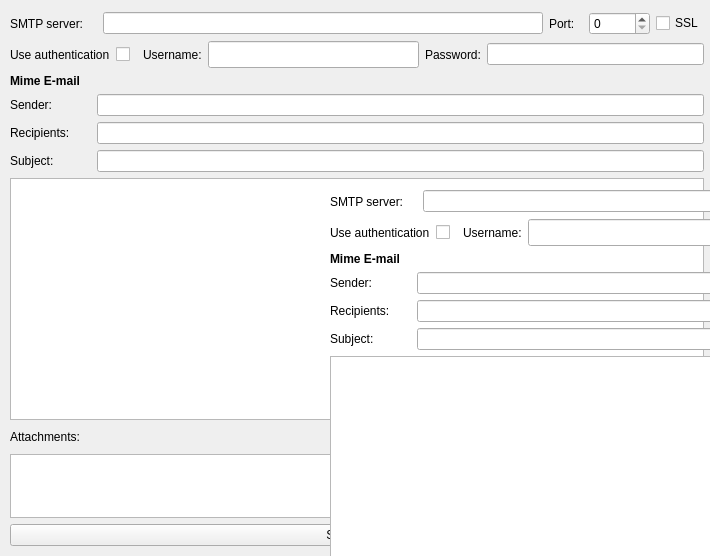
<?xml version="1.0" encoding="UTF-8"?>
<ui version="4.0">
 <class>SendEmail</class>
 <widget class="QWidget" name="SendEmail">
  <property name="geometry">
   <rect>
    <x>0</x>
    <y>0</y>
    <width>710</width>
    <height>556</height>
   </rect>
  </property>
  <property name="windowTitle">
   <string>Form</string>
  </property>
  <widget class="QWidget" name="layoutWidget">
   <property name="geometry">
    <rect>
     <x>10</x>
     <y>12</y>
     <width>694</width>
     <height>534</height>
    </rect>
   </property>
   <layout class="QVBoxLayout" name="verticalLayout_2">
    <item>
     <layout class="QHBoxLayout" name="horizontalLayout">
      <item>
       <widget class="QLabel" name="label">
        <property name="minimumSize">
         <size>
          <width>87</width>
          <height>17</height>
         </size>
        </property>
        <property name="maximumSize">
         <size>
          <width>87</width>
          <height>17</height>
         </size>
        </property>
        <property name="text">
         <string>SMTP server:</string>
        </property>
       </widget>
      </item>
      <item>
       <widget class="QLineEdit" name="host"/>
      </item>
      <item>
       <widget class="QLabel" name="label_2">
        <property name="minimumSize">
         <size>
          <width>34</width>
          <height>17</height>
         </size>
        </property>
        <property name="maximumSize">
         <size>
          <width>34</width>
          <height>17</height>
         </size>
        </property>
        <property name="text">
         <string>Port:</string>
        </property>
       </widget>
      </item>
      <item>
       <widget class="QSpinBox" name="port">
        <property name="maximum">
         <number>99999</number>
        </property>
       </widget>
      </item>
      <item>
       <widget class="QCheckBox" name="ssl">
        <property name="text">
         <string>SSL</string>
        </property>
       </widget>
      </item>
     </layout>
    </item>
    <item>
     <layout class="QHBoxLayout" name="horizontalLayout_6">
      <item>
       <layout class="QHBoxLayout" name="horizontalLayout_3">
        <item>
         <widget class="QLabel" name="label_4">
          <property name="font">
           <font>
            <weight>50</weight>
            <bold>false</bold>
           </font>
          </property>
          <property name="text">
           <string>Use authentication</string>
          </property>
         </widget>
        </item>
        <item>
         <widget class="QCheckBox" name="auth">
          <property name="minimumSize">
           <size>
            <width>21</width>
            <height>21</height>
           </size>
          </property>
          <property name="maximumSize">
           <size>
            <width>21</width>
            <height>21</height>
           </size>
          </property>
          <property name="text">
           <string/>
          </property>
          <property name="tristate">
           <bool>false</bool>
          </property>
         </widget>
        </item>
       </layout>
      </item>
      <item>
       <layout class="QHBoxLayout" name="horizontalLayout_4">
        <item>
         <widget class="QLabel" name="label_5">
          <property name="text">
           <string>Username:</string>
          </property>
         </widget>
        </item>
        <item>
         <widget class="QLineEdit" name="username">
          <property name="minimumSize">
           <size>
            <width>211</width>
            <height>27</height>
           </size>
          </property>
          <property name="maximumSize">
           <size>
            <width>211</width>
            <height>27</height>
           </size>
          </property>
         </widget>
        </item>
        <item>
         <widget class="QLabel" name="label_6">
          <property name="text">
           <string>Password:</string>
          </property>
         </widget>
        </item>
        <item>
         <widget class="QLineEdit" name="password">
          <property name="echoMode">
           <enum>QLineEdit::Password</enum>
          </property>
         </widget>
        </item>
       </layout>
      </item>
     </layout>
    </item>
    <item>
     <widget class="QLabel" name="label_7">
      <property name="font">
       <font>
        <weight>75</weight>
        <bold>true</bold>
       </font>
      </property>
      <property name="text">
       <string>Mime E-mail</string>
      </property>
     </widget>
    </item>
    <item>
     <layout class="QHBoxLayout" name="horizontalLayout_2">
      <item>
       <widget class="QLabel" name="label_8">
        <property name="minimumSize">
         <size>
          <width>81</width>
          <height>0</height>
         </size>
        </property>
        <property name="maximumSize">
         <size>
          <width>81</width>
          <height>16777215</height>
         </size>
        </property>
        <property name="text">
         <string>Sender:</string>
        </property>
       </widget>
      </item>
      <item>
       <widget class="QLineEdit" name="sender"/>
      </item>
     </layout>
    </item>
    <item>
     <layout class="QHBoxLayout" name="horizontalLayout_5">
      <item>
       <widget class="QLabel" name="label_9">
        <property name="minimumSize">
         <size>
          <width>81</width>
          <height>0</height>
         </size>
        </property>
        <property name="maximumSize">
         <size>
          <width>81</width>
          <height>16777215</height>
         </size>
        </property>
        <property name="text">
         <string>Recipients:</string>
        </property>
       </widget>
      </item>
      <item>
       <widget class="QLineEdit" name="recipients"/>
      </item>
     </layout>
    </item>
    <item>
     <layout class="QHBoxLayout" name="horizontalLayout_7">
      <item>
       <widget class="QLabel" name="label_10">
        <property name="minimumSize">
         <size>
          <width>81</width>
          <height>0</height>
         </size>
        </property>
        <property name="maximumSize">
         <size>
          <width>81</width>
          <height>16777215</height>
         </size>
        </property>
        <property name="text">
         <string>Subject:</string>
        </property>
       </widget>
      </item>
      <item>
       <widget class="QLineEdit" name="subject"/>
      </item>
     </layout>
    </item>
    <item>
     <widget class="QTextEdit" name="texteditor">
      <property name="textInteractionFlags">
       <set>Qt::LinksAccessibleByKeyboard|Qt::LinksAccessibleByMouse|Qt::TextBrowserInteraction|Qt::TextEditable|Qt::TextEditorInteraction|Qt::TextSelectableByKeyboard|Qt::TextSelectableByMouse</set>
      </property>
     </widget>
    </item>
    <item>
     <layout class="QVBoxLayout" name="verticalLayout">
      <item>
       <layout class="QHBoxLayout" name="horizontalLayout_8">
        <item>
         <widget class="QLabel" name="label_3">
          <property name="text">
           <string>Attachments:</string>
          </property>
         </widget>
        </item>
        <item>
         <widget class="QPushButton" name="addAttachment">
          <property name="minimumSize">
           <size>
            <width>97</width>
            <height>0</height>
           </size>
          </property>
          <property name="maximumSize">
           <size>
            <width>97</width>
            <height>16777215</height>
           </size>
          </property>
          <property name="text">
           <string>Add File</string>
          </property>
         </widget>
        </item>
       </layout>
      </item>
      <item>
       <widget class="QListWidget" name="attachments">
        <property name="maximumSize">
         <size>
          <width>16777215</width>
          <height>64</height>
         </size>
        </property>
       </widget>
      </item>
     </layout>
    </item>
    <item>
     <widget class="QPushButton" name="sendEmail">
      <property name="text">
       <string>Send Email</string>
      </property>
     </widget>
    </item>
   </layout>
  </widget>
  <widget class="QWidget" name="layoutWidget_2">
   <property name="geometry">
    <rect>
     <x>330</x>
     <y>190</y>
     <width>694</width>
     <height>534</height>
    </rect>
   </property>
   <layout class="QVBoxLayout" name="verticalLayout_3">
    <item>
     <layout class="QHBoxLayout" name="horizontalLayout_9">
      <item>
       <widget class="QLabel" name="label_11">
        <property name="minimumSize">
         <size>
          <width>87</width>
          <height>17</height>
         </size>
        </property>
        <property name="maximumSize">
         <size>
          <width>87</width>
          <height>17</height>
         </size>
        </property>
        <property name="text">
         <string>SMTP server:</string>
        </property>
       </widget>
      </item>
      <item>
       <widget class="QLineEdit" name="host_2"/>
      </item>
      <item>
       <widget class="QLabel" name="label_12">
        <property name="minimumSize">
         <size>
          <width>34</width>
          <height>17</height>
         </size>
        </property>
        <property name="maximumSize">
         <size>
          <width>34</width>
          <height>17</height>
         </size>
        </property>
        <property name="text">
         <string>Port:</string>
        </property>
       </widget>
      </item>
      <item>
       <widget class="QSpinBox" name="port_2">
        <property name="maximum">
         <number>99999</number>
        </property>
       </widget>
      </item>
      <item>
       <widget class="QCheckBox" name="ssl_2">
        <property name="text">
         <string>SSL</string>
        </property>
       </widget>
      </item>
     </layout>
    </item>
    <item>
     <layout class="QHBoxLayout" name="horizontalLayout_10">
      <item>
       <layout class="QHBoxLayout" name="horizontalLayout_11">
        <item>
         <widget class="QLabel" name="label_13">
          <property name="font">
           <font>
            <weight>50</weight>
            <bold>false</bold>
           </font>
          </property>
          <property name="text">
           <string>Use authentication</string>
          </property>
         </widget>
        </item>
        <item>
         <widget class="QCheckBox" name="auth_2">
          <property name="minimumSize">
           <size>
            <width>21</width>
            <height>21</height>
           </size>
          </property>
          <property name="maximumSize">
           <size>
            <width>21</width>
            <height>21</height>
           </size>
          </property>
          <property name="text">
           <string/>
          </property>
          <property name="tristate">
           <bool>false</bool>
          </property>
         </widget>
        </item>
       </layout>
      </item>
      <item>
       <layout class="QHBoxLayout" name="horizontalLayout_12">
        <item>
         <widget class="QLabel" name="label_14">
          <property name="text">
           <string>Username:</string>
          </property>
         </widget>
        </item>
        <item>
         <widget class="QLineEdit" name="username_2">
          <property name="minimumSize">
           <size>
            <width>211</width>
            <height>27</height>
           </size>
          </property>
          <property name="maximumSize">
           <size>
            <width>211</width>
            <height>27</height>
           </size>
          </property>
         </widget>
        </item>
        <item>
         <widget class="QLabel" name="label_15">
          <property name="text">
           <string>Password:</string>
          </property>
         </widget>
        </item>
        <item>
         <widget class="QLineEdit" name="password_2">
          <property name="echoMode">
           <enum>QLineEdit::Password</enum>
          </property>
         </widget>
        </item>
       </layout>
      </item>
     </layout>
    </item>
    <item>
     <widget class="QLabel" name="label_16">
      <property name="font">
       <font>
        <weight>75</weight>
        <bold>true</bold>
       </font>
      </property>
      <property name="text">
       <string>Mime E-mail</string>
      </property>
     </widget>
    </item>
    <item>
     <layout class="QHBoxLayout" name="horizontalLayout_13">
      <item>
       <widget class="QLabel" name="label_17">
        <property name="minimumSize">
         <size>
          <width>81</width>
          <height>0</height>
         </size>
        </property>
        <property name="maximumSize">
         <size>
          <width>81</width>
          <height>16777215</height>
         </size>
        </property>
        <property name="text">
         <string>Sender:</string>
        </property>
       </widget>
      </item>
      <item>
       <widget class="QLineEdit" name="sender_2"/>
      </item>
     </layout>
    </item>
    <item>
     <layout class="QHBoxLayout" name="horizontalLayout_14">
      <item>
       <widget class="QLabel" name="label_18">
        <property name="minimumSize">
         <size>
          <width>81</width>
          <height>0</height>
         </size>
        </property>
        <property name="maximumSize">
         <size>
          <width>81</width>
          <height>16777215</height>
         </size>
        </property>
        <property name="text">
         <string>Recipients:</string>
        </property>
       </widget>
      </item>
      <item>
       <widget class="QLineEdit" name="recipients_2"/>
      </item>
     </layout>
    </item>
    <item>
     <layout class="QHBoxLayout" name="horizontalLayout_15">
      <item>
       <widget class="QLabel" name="label_19">
        <property name="minimumSize">
         <size>
          <width>81</width>
          <height>0</height>
         </size>
        </property>
        <property name="maximumSize">
         <size>
          <width>81</width>
          <height>16777215</height>
         </size>
        </property>
        <property name="text">
         <string>Subject:</string>
        </property>
       </widget>
      </item>
      <item>
       <widget class="QLineEdit" name="subject_2"/>
      </item>
     </layout>
    </item>
    <item>
     <widget class="QTextEdit" name="texteditor_2">
      <property name="textInteractionFlags">
       <set>Qt::LinksAccessibleByKeyboard|Qt::LinksAccessibleByMouse|Qt::TextBrowserInteraction|Qt::TextEditable|Qt::TextEditorInteraction|Qt::TextSelectableByKeyboard|Qt::TextSelectableByMouse</set>
      </property>
     </widget>
    </item>
    <item>
     <layout class="QVBoxLayout" name="verticalLayout_4">
      <item>
       <layout class="QHBoxLayout" name="horizontalLayout_16">
        <item>
         <widget class="QLabel" name="label_20">
          <property name="text">
           <string>Attachments:</string>
          </property>
         </widget>
        </item>
        <item>
         <widget class="QPushButton" name="addAttachment_2">
          <property name="minimumSize">
           <size>
            <width>97</width>
            <height>0</height>
           </size>
          </property>
          <property name="maximumSize">
           <size>
            <width>97</width>
            <height>16777215</height>
           </size>
          </property>
          <property name="text">
           <string>Add File</string>
          </property>
         </widget>
        </item>
       </layout>
      </item>
      <item>
       <widget class="QListWidget" name="attachments_2">
        <property name="maximumSize">
         <size>
          <width>16777215</width>
          <height>64</height>
         </size>
        </property>
       </widget>
      </item>
     </layout>
    </item>
    <item>
     <widget class="QPushButton" name="sendEmail_2">
      <property name="text">
       <string>Send Email</string>
      </property>
     </widget>
    </item>
   </layout>
  </widget>
 </widget>
 <resources/>
 <connections/>
</ui>
